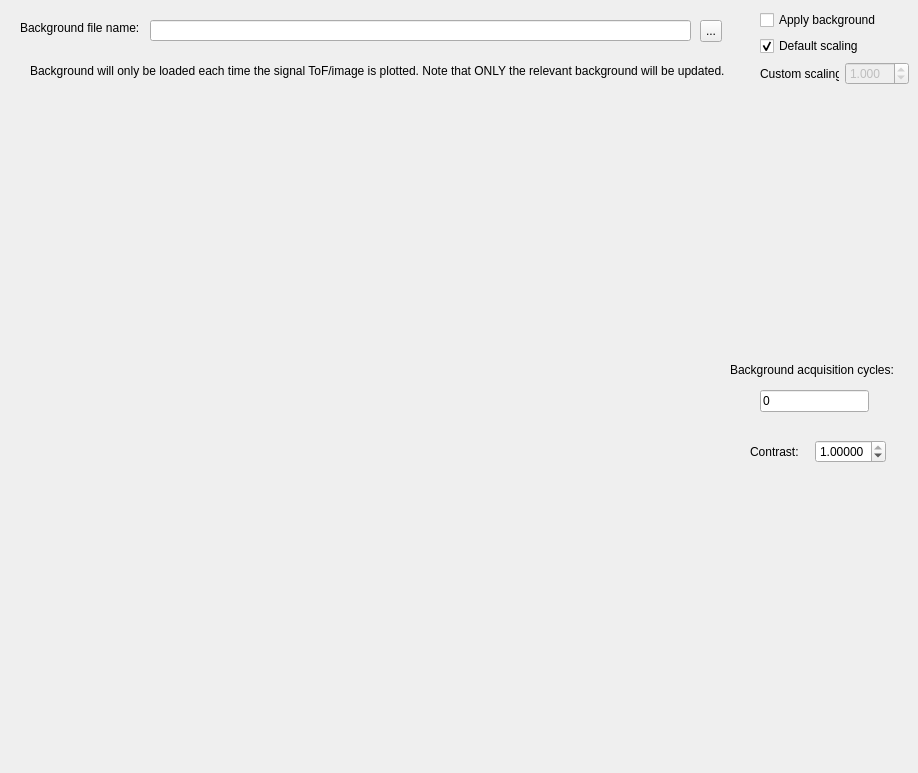
    <widget class="QWidget" name="backgroundTab">
     <attribute name="title">
      <string>Background</string>
     </attribute>
     <widget class="QToolButton" name="bgOpenFile">
      <property name="geometry">
       <rect>
        <x>700</x>
        <y>20</y>
        <width>22</width>
        <height>22</height>
       </rect>
      </property>
      <property name="text">
       <string>...</string>
      </property>
      <property name="shortcut">
       <string>Ctrl+O</string>
      </property>
     </widget>
     <widget class="QLineEdit" name="bgFileName">
      <property name="geometry">
       <rect>
        <x>150</x>
        <y>20</y>
        <width>541</width>
        <height>21</height>
       </rect>
      </property>
     </widget>
     <widget class="QLabel" name="label_13">
      <property name="geometry">
       <rect>
        <x>20</x>
        <y>20</y>
        <width>131</width>
        <height>16</height>
       </rect>
      </property>
      <property name="text">
       <string>Background file name:</string>
      </property>
      <property name="buddy">
       <cstring>fileName</cstring>
      </property>
     </widget>
     <widget class="PlotWidget" name="bgToFWidget" native="true">
      <property name="geometry">
       <rect>
        <x>80</x>
        <y>99</y>
        <width>760</width>
        <height>241</height>
       </rect>
      </property>
      <property name="sizePolicy">
       <sizepolicy hsizetype="Expanding" vsizetype="Preferred">
        <horstretch>0</horstretch>
        <verstretch>0</verstretch>
       </sizepolicy>
      </property>
     </widget>
     <widget class="PlotWidget" name="bgIonImageWidget" native="true">
      <property name="geometry">
       <rect>
        <x>220</x>
        <y>360</y>
        <width>468</width>
        <height>404</height>
       </rect>
      </property>
      <property name="sizePolicy">
       <sizepolicy hsizetype="MinimumExpanding" vsizetype="MinimumExpanding">
        <horstretch>5</horstretch>
        <verstretch>5</verstretch>
       </sizepolicy>
      </property>
      <property name="minimumSize">
       <size>
        <width>300</width>
        <height>300</height>
       </size>
      </property>
     </widget>
     <widget class="QLabel" name="label">
      <property name="geometry">
       <rect>
        <x>30</x>
        <y>50</y>
        <width>711</width>
        <height>41</height>
       </rect>
      </property>
      <property name="text">
       <string>Background will only be loaded each time the signal ToF/image is plotted. Note that ONLY the relevant background will be updated.</string>
      </property>
     </widget>
     <widget class="QLineEdit" name="bgAcqCycles">
      <property name="geometry">
       <rect>
        <x>760</x>
        <y>390</y>
        <width>109</width>
        <height>22</height>
       </rect>
      </property>
      <property name="text">
       <string>0</string>
      </property>
      <property name="readOnly">
       <bool>true</bool>
      </property>
     </widget>
     <widget class="QLabel" name="label_15">
      <property name="geometry">
       <rect>
        <x>730</x>
        <y>360</y>
        <width>171</width>
        <height>20</height>
       </rect>
      </property>
      <property name="text">
       <string>Background acquisition cycles:</string>
      </property>
      <property name="buddy">
       <cstring>acqCycles</cstring>
      </property>
     </widget>
     <widget class="QWidget" name="layoutWidget_11">
      <property name="geometry">
       <rect>
        <x>750</x>
        <y>440</y>
        <width>136</width>
        <height>24</height>
       </rect>
      </property>
      <layout class="QHBoxLayout" name="horizontalLayout_3">
       <item>
        <widget class="QLabel" name="label_16">
         <property name="text">
          <string>Contrast:</string>
         </property>
         <property name="buddy">
          <cstring>ionImageContrast</cstring>
         </property>
        </widget>
       </item>
       <item>
        <widget class="QDoubleSpinBox" name="bgIonImageContrast">
         <property name="minimumSize">
          <size>
           <width>60</width>
           <height>0</height>
          </size>
         </property>
         <property name="decimals">
          <number>5</number>
         </property>
         <property name="minimum">
          <double>0.000000000000000</double>
         </property>
         <property name="maximum">
          <double>1.000000000000000</double>
         </property>
         <property name="singleStep">
          <double>0.100000000000000</double>
         </property>
         <property name="stepType">
          <enum>QAbstractSpinBox::AdaptiveDecimalStepType</enum>
         </property>
         <property name="value">
          <double>1.000000000000000</double>
         </property>
        </widget>
       </item>
      </layout>
     </widget>
     <widget class="QWidget" name="layoutWidget">
      <property name="geometry">
       <rect>
        <x>760</x>
        <y>10</y>
        <width>149</width>
        <height>78</height>
       </rect>
      </property>
      <layout class="QVBoxLayout" name="verticalLayout_2">
       <item>
        <widget class="QCheckBox" name="applyBackground">
         <property name="text">
          <string>Apply background</string>
         </property>
        </widget>
       </item>
       <item>
        <widget class="QCheckBox" name="defaultBgScale">
         <property name="text">
          <string>Default scaling</string>
         </property>
         <property name="checked">
          <bool>true</bool>
         </property>
        </widget>
       </item>
       <item>
        <layout class="QHBoxLayout" name="horizontalLayout">
         <item>
          <widget class="QLabel" name="label_2">
           <property name="text">
            <string>Custom scaling:</string>
           </property>
          </widget>
         </item>
         <item>
          <widget class="QDoubleSpinBox" name="customBgScale">
           <property name="enabled">
            <bool>false</bool>
           </property>
           <property name="decimals">
            <number>3</number>
           </property>
           <property name="minimum">
            <double>0.001000000000000</double>
           </property>
           <property name="singleStep">
            <double>0.001000000000000</double>
           </property>
           <property name="value">
            <double>1.000000000000000</double>
           </property>
          </widget>
         </item>
        </layout>
       </item>
      </layout>
     </widget>
    </widget>
